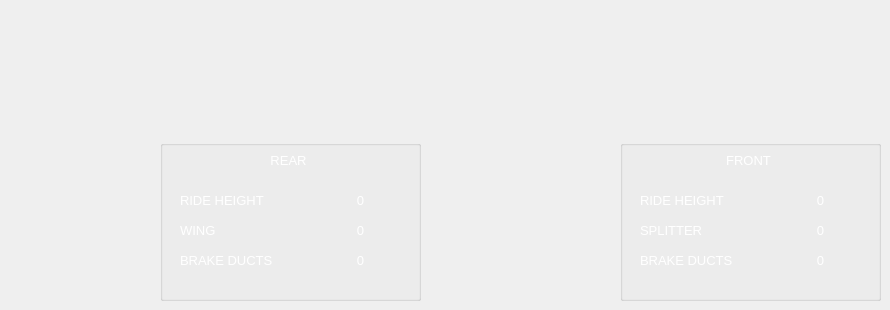
      <widget class="QWidget" name="aero">
       <widget class="QGroupBox" name="rearAeroBox">
        <property name="geometry">
         <rect>
          <x>160</x>
          <y>140</y>
          <width>261</width>
          <height>161</height>
         </rect>
        </property>
        <property name="title">
         <string/>
        </property>
        <widget class="QLabel" name="rearAeroTitle">
         <property name="geometry">
          <rect>
           <x>78</x>
           <y>10</y>
           <width>101</width>
           <height>21</height>
          </rect>
         </property>
         <property name="font">
          <font>
           <pointsize>10</pointsize>
          </font>
         </property>
         <property name="styleSheet">
          <string notr="true">color:white;</string>
         </property>
         <property name="text">
          <string>REAR</string>
         </property>
         <property name="alignment">
          <set>Qt::AlignCenter</set>
         </property>
        </widget>
        <widget class="QLabel" name="rearRideHeightTitle">
         <property name="geometry">
          <rect>
           <x>20</x>
           <y>50</y>
           <width>101</width>
           <height>21</height>
          </rect>
         </property>
         <property name="font">
          <font>
           <pointsize>10</pointsize>
          </font>
         </property>
         <property name="styleSheet">
          <string notr="true">color:white;</string>
         </property>
         <property name="text">
          <string>RIDE HEIGHT</string>
         </property>
         <property name="alignment">
          <set>Qt::AlignLeading|Qt::AlignLeft|Qt::AlignVCenter</set>
         </property>
        </widget>
        <widget class="QLabel" name="wingTitle">
         <property name="geometry">
          <rect>
           <x>20</x>
           <y>80</y>
           <width>101</width>
           <height>21</height>
          </rect>
         </property>
         <property name="font">
          <font>
           <pointsize>10</pointsize>
          </font>
         </property>
         <property name="styleSheet">
          <string notr="true">color:white;</string>
         </property>
         <property name="text">
          <string>WING</string>
         </property>
         <property name="alignment">
          <set>Qt::AlignLeading|Qt::AlignLeft|Qt::AlignVCenter</set>
         </property>
        </widget>
        <widget class="QLabel" name="rearBrakeDuctTitle">
         <property name="geometry">
          <rect>
           <x>20</x>
           <y>110</y>
           <width>101</width>
           <height>21</height>
          </rect>
         </property>
         <property name="font">
          <font>
           <pointsize>10</pointsize>
          </font>
         </property>
         <property name="styleSheet">
          <string notr="true">color:white;</string>
         </property>
         <property name="text">
          <string>BRAKE DUCTS</string>
         </property>
         <property name="alignment">
          <set>Qt::AlignLeading|Qt::AlignLeft|Qt::AlignVCenter</set>
         </property>
        </widget>
        <widget class="QLabel" name="rearRideHeightValue">
         <property name="geometry">
          <rect>
           <x>150</x>
           <y>50</y>
           <width>101</width>
           <height>21</height>
          </rect>
         </property>
         <property name="font">
          <font>
           <pointsize>10</pointsize>
          </font>
         </property>
         <property name="styleSheet">
          <string notr="true">color:white;</string>
         </property>
         <property name="text">
          <string>0</string>
         </property>
         <property name="alignment">
          <set>Qt::AlignCenter</set>
         </property>
        </widget>
        <widget class="QLabel" name="wingValue">
         <property name="geometry">
          <rect>
           <x>150</x>
           <y>80</y>
           <width>101</width>
           <height>21</height>
          </rect>
         </property>
         <property name="font">
          <font>
           <pointsize>10</pointsize>
          </font>
         </property>
         <property name="styleSheet">
          <string notr="true">color:white;</string>
         </property>
         <property name="text">
          <string>0</string>
         </property>
         <property name="alignment">
          <set>Qt::AlignCenter</set>
         </property>
        </widget>
        <widget class="QLabel" name="rearBrakeDuctValue">
         <property name="geometry">
          <rect>
           <x>150</x>
           <y>110</y>
           <width>101</width>
           <height>21</height>
          </rect>
         </property>
         <property name="font">
          <font>
           <pointsize>10</pointsize>
          </font>
         </property>
         <property name="styleSheet">
          <string notr="true">color:white;</string>
         </property>
         <property name="text">
          <string>0</string>
         </property>
         <property name="alignment">
          <set>Qt::AlignCenter</set>
         </property>
        </widget>
       </widget>
       <widget class="QGroupBox" name="frontAeroBox">
        <property name="geometry">
         <rect>
          <x>620</x>
          <y>140</y>
          <width>261</width>
          <height>161</height>
         </rect>
        </property>
        <property name="title">
         <string/>
        </property>
        <widget class="QLabel" name="frontAeroTitle">
         <property name="geometry">
          <rect>
           <x>78</x>
           <y>10</y>
           <width>101</width>
           <height>21</height>
          </rect>
         </property>
         <property name="font">
          <font>
           <pointsize>10</pointsize>
          </font>
         </property>
         <property name="styleSheet">
          <string notr="true">color:white;</string>
         </property>
         <property name="text">
          <string>FRONT</string>
         </property>
         <property name="alignment">
          <set>Qt::AlignCenter</set>
         </property>
        </widget>
        <widget class="QLabel" name="frontRideHeightTitle">
         <property name="geometry">
          <rect>
           <x>20</x>
           <y>50</y>
           <width>101</width>
           <height>21</height>
          </rect>
         </property>
         <property name="font">
          <font>
           <pointsize>10</pointsize>
          </font>
         </property>
         <property name="styleSheet">
          <string notr="true">color:white;</string>
         </property>
         <property name="text">
          <string>RIDE HEIGHT</string>
         </property>
         <property name="alignment">
          <set>Qt::AlignLeading|Qt::AlignLeft|Qt::AlignVCenter</set>
         </property>
        </widget>
        <widget class="QLabel" name="splitterTitle">
         <property name="geometry">
          <rect>
           <x>20</x>
           <y>80</y>
           <width>101</width>
           <height>21</height>
          </rect>
         </property>
         <property name="font">
          <font>
           <pointsize>10</pointsize>
          </font>
         </property>
         <property name="styleSheet">
          <string notr="true">color:white;</string>
         </property>
         <property name="text">
          <string>SPLITTER</string>
         </property>
         <property name="alignment">
          <set>Qt::AlignLeading|Qt::AlignLeft|Qt::AlignVCenter</set>
         </property>
        </widget>
        <widget class="QLabel" name="frontBrakeDuctTitle">
         <property name="geometry">
          <rect>
           <x>20</x>
           <y>110</y>
           <width>101</width>
           <height>21</height>
          </rect>
         </property>
         <property name="font">
          <font>
           <pointsize>10</pointsize>
          </font>
         </property>
         <property name="styleSheet">
          <string notr="true">color:white;</string>
         </property>
         <property name="text">
          <string>BRAKE DUCTS</string>
         </property>
         <property name="alignment">
          <set>Qt::AlignLeading|Qt::AlignLeft|Qt::AlignVCenter</set>
         </property>
        </widget>
        <widget class="QLabel" name="frontRideHeightValue">
         <property name="geometry">
          <rect>
           <x>150</x>
           <y>50</y>
           <width>101</width>
           <height>21</height>
          </rect>
         </property>
         <property name="font">
          <font>
           <pointsize>10</pointsize>
          </font>
         </property>
         <property name="styleSheet">
          <string notr="true">color:white;</string>
         </property>
         <property name="text">
          <string>0</string>
         </property>
         <property name="alignment">
          <set>Qt::AlignCenter</set>
         </property>
        </widget>
        <widget class="QLabel" name="splitterValue">
         <property name="geometry">
          <rect>
           <x>150</x>
           <y>80</y>
           <width>101</width>
           <height>21</height>
          </rect>
         </property>
         <property name="font">
          <font>
           <pointsize>10</pointsize>
          </font>
         </property>
         <property name="styleSheet">
          <string notr="true">color:white;</string>
         </property>
         <property name="text">
          <string>0</string>
         </property>
         <property name="alignment">
          <set>Qt::AlignCenter</set>
         </property>
        </widget>
        <widget class="QLabel" name="frontBrakeDuctValue">
         <property name="geometry">
          <rect>
           <x>150</x>
           <y>110</y>
           <width>101</width>
           <height>21</height>
          </rect>
         </property>
         <property name="font">
          <font>
           <pointsize>10</pointsize>
          </font>
         </property>
         <property name="styleSheet">
          <string notr="true">color:white;</string>
         </property>
         <property name="text">
          <string>0</string>
         </property>
         <property name="alignment">
          <set>Qt::AlignCenter</set>
         </property>
        </widget>
       </widget>
      </widget>
